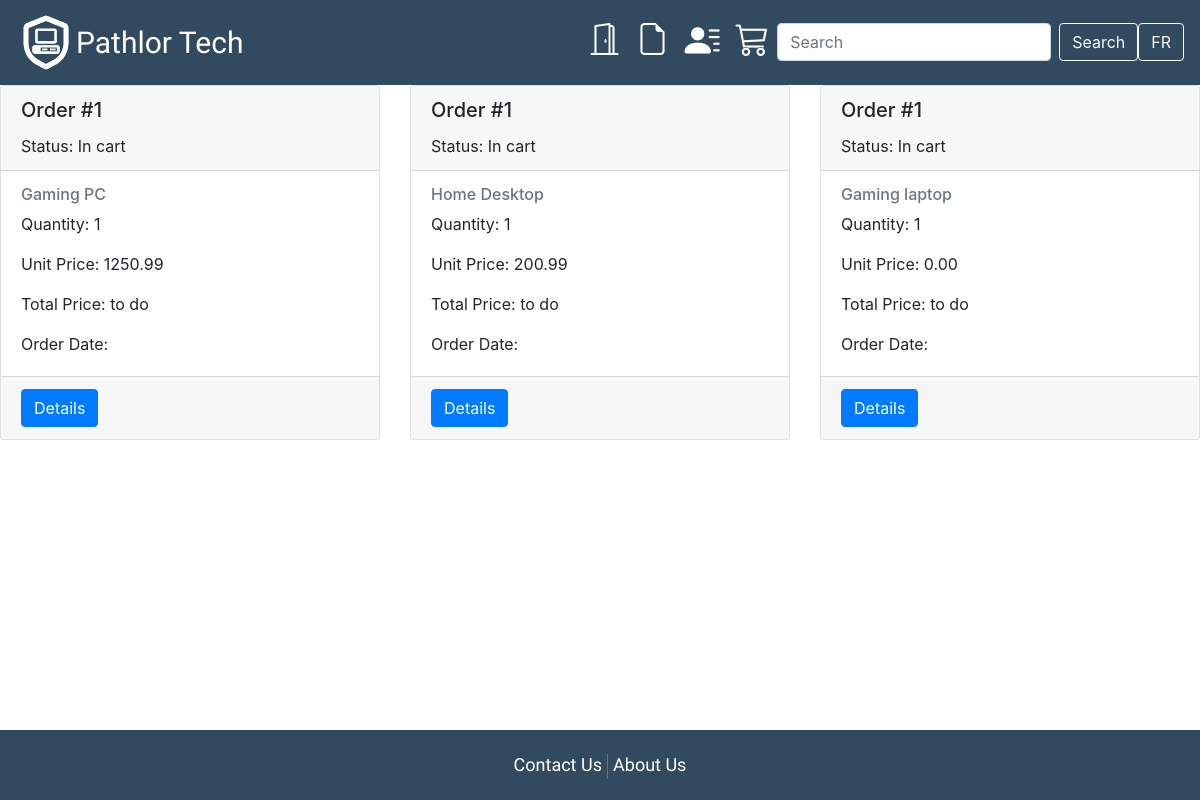
Screenshot of /Orders/index (signed in) with the database file from the repository.
### tables this page shows
CREATE TABLE `order_details` (
  `order_details_id` int(11) NOT NULL,
  `order_id` int(11) NOT NULL,
  `product_id` int(11) NOT NULL,
  `quantity` int(11) NOT NULL,
  `unit_price` decimal(6,2) NOT NULL
);

CREATE TABLE `orders` (
  `order_id` int(11) NOT NULL,
  `profile_id` int(11) NOT NULL,
  `address_id` int(11) NOT NULL,
  `status` varchar(20) NOT NULL,
  `total_price` decimal(6,2) NOT NULL,
  `order_date` datetime DEFAULT NULL
);

CREATE TABLE `product` (
  `product_id` int(11) NOT NULL,
  `title` varchar(50) NOT NULL,
  `type` varchar(20) NOT NULL,
  `description` text NOT NULL,
  `image` varchar(128) DEFAULT NULL,
  `unit_price` decimal(6,2) NOT NULL,
  `discount_price` decimal(6,2) NOT NULL,
  `quantity` int(11) NOT NULL
);

### app/core/Controller.php (called while the page is built, shortened)
<?php
class Controller{
	function view($name, $data = []){
		include('app/views/' . $name . '.php');
	}
}

### app/controllers/Orders.php (called while the page is built, shortened)
<?php
class Orders extends \app\core\Controller {
    public function index()
    {
        $orders = new \app\models\Orders();
        $orders = $orders->getAllOrders();
        $this->view('Orders/orders', $orders);
    }
}

### app/core/App.php (called while the page is built, shortened)
<?php
class App{
	function __construct(){
		$request = $this->parseUrl($_GET['url'] ?? '');
		$method = 'index';
		if(file_exists('app/controllers/' . $request[0] . '.php'))
		{
			unset($request[0]);
		}
		$controller = new $controller;
		if(isset($request[1]) && method_exists($controller, $request[1])){
			$method = $request[1];
			unset($request[1]);
		}
		$params = array_values($request);
		call_user_func_array([$controller, $method], $params);
	}
	function parseUrl($url){
		return explode('/', trim($url, '/'));
	}
}

### index.php (called while the page is built, shortened)
<?php
    new app\core\App;

### app/models/Orders.php (called while the page is built, shortened)
<?php
class Orders extends \app\core\Model {
    public static function getAllOrders() {
        $SQL = 'SELECT o.order_id, o.status, o.order_date, p.title, oi.quantity, oi.unit_price FROM orders o
                JOIN order_details oi ON o.order_id = oi.order_id JOIN product p ON oi.product_id = p.product_id';
        $STH = self::$connection->prepare($SQL);
        $STH->execute();
        return $STH->fetchAll(\PDO::FETCH_CLASS, 'app\\models\\Orders');
    }
}

### app/core/Model.php (called while the page is built, shortened)
<?php
class Model{
	public static ?PDO $connection = null;
	public function __construct(){
		if(self::$connection == null){
			$env = \Dotenv\Dotenv::createImmutable(getcwd());
			$host = $_ENV['db_host'];
			$dbname = $_ENV['db_name'];
			$user = $_ENV['db_user'];
			$pass = $_ENV['db_pass'];
			$charset = $_ENV['db_charset'];
			try {
				$options = [
					PDO::ATTR_ERRMODE => PDO::ERRMODE_EXCEPTION,
					PDO::ATTR_DEFAULT_FETCH_MODE => PDO::FETCH_CLASS,
					PDO::ATTR_EMULATE_PREPARES => false
				];
				self::$connection = new PDO("mysql:host=$host;dbname=$dbname;charset=$charset", $user, $pass, $options);
				self::$connection->query("SET NAMES $charset");
			}
			catch(PDOException $e) {
				echo $e->getMessage();
			}
		}
	}
}

### app/views/Orders/orders.php (the view, shortened to what this page needs)
<div class="row row-cols-1 row-cols-md-2 row-cols-lg-3 g-4">
    <?php foreach ($data as $order): ?>
        <div class="col">
            <div class="card h-100">
                <div class="card-header">
                    <h5 class="card-title">Order #<?= $order->order_id ?></h5>
                    <p class="card-text">Status: <?= $order->status ?></p>
                </div>
                <div class="card-body">
                    <h6 class="card-subtitle mb-2 text-muted"><?= $order->title ?></h6>
                    <p class="card-text">Quantity: <?= $order->quantity ?></p>
                    <p class="card-text">Unit Price: <?= $order->unit_price ?></p>
                    <p class="card-text">Total Price: to do</p>
                    <p class="card-text">Order Date: <?= $order->order_date ?></p>
                </div>
                <div class="card-footer">
                    <a href="#" class="btn btn-primary">Details</a>
                </div>
            </div>
        </div>
    <?php endforeach ?>
</div>

### css/style.css (style rules this page uses)
html { height: 100%; }
a { font-family: 'Paytone One', sans-serif; text-decoration: none; color: #FFFFFF; }
body { position: relative; margin: 0; min-height: 100%; padding-bottom: 5rem; }

### rows the page displays
order_details: order.order_id "1", order.status "In cart", product.title "Gaming PC", quantity "1", unit_price "1250.99"
order_details: order.order_id "1", order.status "In cart", product.title "Home Desktop", quantity "1", unit_price "200.99"
order_details: order.order_id "1", order.status "In cart", product.title "Gaming laptop", quantity "1", unit_price "0.00"

### other values shown
_('Pathlor Tech') "Pathlor Tech"
_('Contact Us') "Contact Us"
_('About Us') "About Us"
